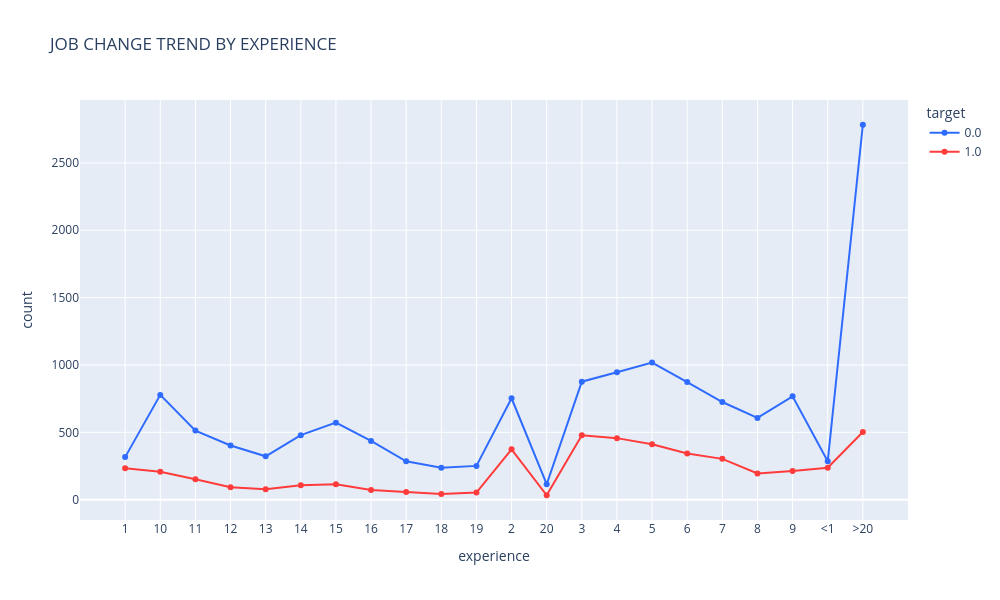

Source (notebook cell):
### Markdown cell above
## 5.LINE CHART (EXPERIENCE VS JOB CHANGE COUNT)

### Code cell
data = df.groupby(['experience','target']).size().reset_index(name='count')

fig = px.line(data,x='experience',y='count',color='target',markers=True, title="JOB CHANGE TREND BY EXPERIENCE",
              color_discrete_sequence=['#2F6BFF','#FF3B3B'])

fig.update_layout(width=1000, height=600)

fig.show()

### Figure 1 — Plotly figure (JSON) as saved in the notebook; plotly's stock layout.template omitted (floating-point values rounded to 4 significant figures)
{"data": [{"hovertemplate": "target=0.0<br>experience=%{x}<br>count=%{y}<extra></extra>", "legendgroup": "0.0", "line": {"color": "#2F6BFF", "dash": "solid"}, "marker": {"symbol": "circle"}, "mode": "lines+markers", "name": "0.0", "orientation": "v", "showlegend": true, "type": "scatter", "x": ["1", "10", "11", "12", "13", "14", "15", "16", "17", "18", "19", "2", "20", "3", "4", "5", "6", "7", "8", "9", "<1", ">20"], "xaxis": "x", "y": [316, 778, 513, 402, 322, 479, 572, 436, 285, 237, 251, 753, 115, 876, 946, 1018, 873, 725, 607, 767, 285, 2783], "yaxis": "y"}, {"hovertemplate": "target=1.0<br>experience=%{x}<br>count=%{y}<extra></extra>", "legendgroup": "1.0", "line": {"color": "#FF3B3B", "dash": "solid"}, "marker": {"symbol": "circle"}, "mode": "lines+markers", "name": "1.0", "orientation": "v", "showlegend": true, "type": "scatter", "x": ["1", "10", "11", "12", "13", "14", "15", "16", "17", "18", "19", "2", "20", "3", "4", "5", "6", "7", "8", "9", "<1", ">20"], "xaxis": "x", "y": [233, 207, 151, 92, 77, 107, 114, 72, 57, 43, 53, 374, 33, 478, 457, 412, 343, 303, 195, 213, 237, 503], "yaxis": "y"}], "layout": {"height": 600, "legend": {"title": {"text": "target"}, "tracegroupgap": 0}, "title": {"text": "JOB CHANGE TREND BY EXPERIENCE"}, "width": 1000, "xaxis": {"anchor": "y", "domain": [0, 1], "title": {"text": "experience"}}, "yaxis": {"anchor": "x", "domain": [0, 1], "title": {"text": "count"}}}}
